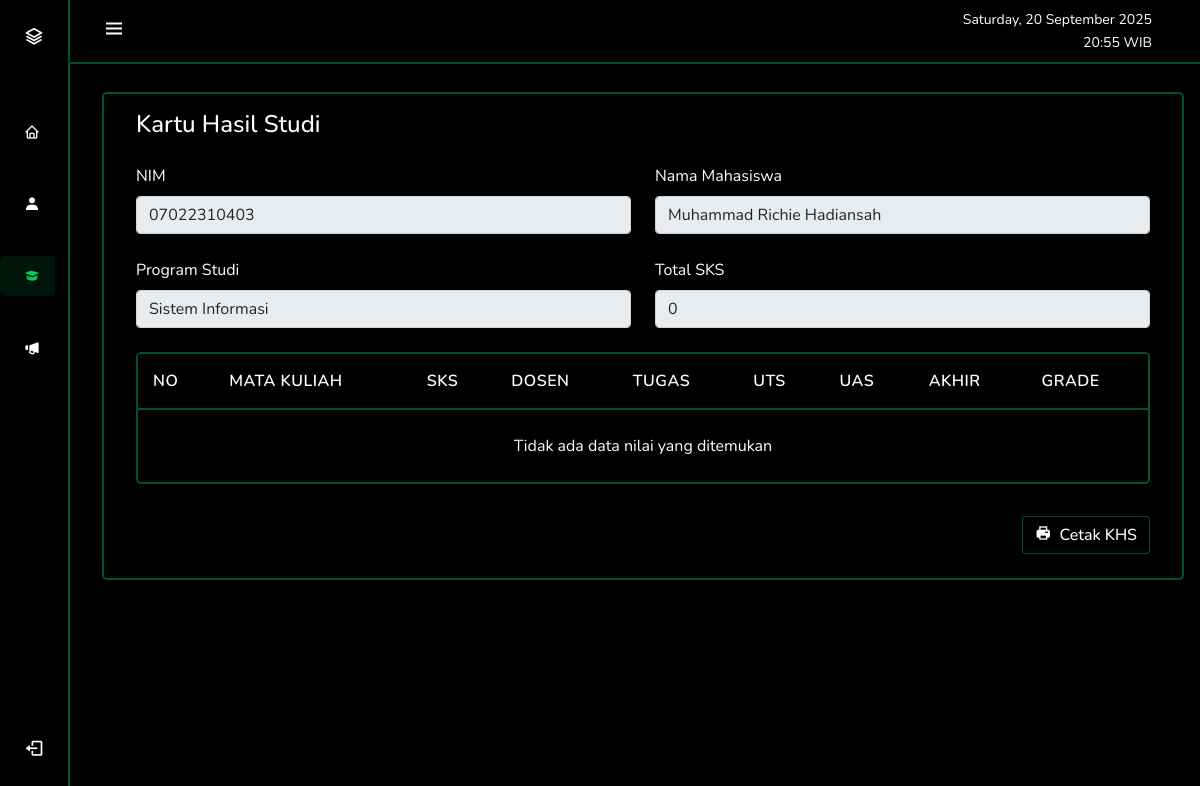
Screenshot of /views/mahasiswa/pages/khs.php (signed in) with the database file from the repository.
### tables this page shows
CREATE TABLE `mahasiswa` (
  `id` int(11) NOT NULL,
  `nim` varchar(20) NOT NULL,
  `nama` varchar(100) NOT NULL,
  `prodi` varchar(10) NOT NULL,
  `alamat` text DEFAULT NULL,
  `nohp` varchar(15) DEFAULT NULL,
  `email` varchar(100) DEFAULT NULL,
  `user_id` int(11) DEFAULT NULL,
  `foto_profil` varchar(255) DEFAULT NULL,
  `semester_aktif` int(11) DEFAULT 1 COMMENT 'Semester aktif mahasiswa'
);

CREATE TABLE `program_studi` (
  `kode_prodi` varchar(10) NOT NULL,
  `nama_prodi` varchar(100) NOT NULL,
  `fakultas` varchar(100) DEFAULT NULL
);

### views/mahasiswa/pages/khs.php (the view, shortened to what this page needs)
<?php
require_once __DIR__.'/../../../includes/config.php';
$user_id = $_SESSION['user_id'];
$mahasiswa_sql = "SELECT m.*, ps.nama_prodi
                  FROM mahasiswa m
                  LEFT JOIN program_studi ps ON m.prodi = ps.kode_prodi
                  WHERE m.user_id = ?";
$mahasiswa_stmt = $conn->prepare($mahasiswa_sql);
$mahasiswa_stmt->bind_param("i", $user_id);
$mahasiswa_stmt->execute();
$mahasiswa_result = $mahasiswa_stmt->get_result();
$mahasiswa_data = $mahasiswa_result->fetch_assoc();
$current_date = date('l, d F Y');
$current_time = date('H:i');
$page = isset($_GET['page']) ? (int)$_GET['page'] : 1;
$per_page = 10;
$offset = ($page - 1) * $per_page;
$filter_conditions = "dn.mahasiswa_id = ?";
$params = [$mahasiswa_data['id']];
$param_types = "i";
$count_sql = "SELECT COUNT(*)
              FROM data_nilai dn
              JOIN mahasiswa m ON dn.mahasiswa_id = m.id
              JOIN jadwal_kuliah j ON dn.jadwal_id = j.id
              JOIN matkul mk ON j.matkul_id = mk.id
              JOIN dosen d ON j.dosen_nip = d.nip
              WHERE $filter_conditions";
$count_stmt = $conn->prepare($count_sql);
$count_stmt->bind_param($param_types, ...$params);
$count_stmt->execute();
$count_stmt->bind_result($total_rows);
$sql = "SELECT dn.*,
               m.nim, m.nama AS nama_mahasiswa,
               mk.kode, mk.matakuliah, mk.sks,
               d.nama AS nama_dosen,
               j.hari, j.waktu_mulai, j.waktu_selesai
        FROM data_nilai dn
        JOIN mahasiswa m ON dn.mahasiswa_id = m.id
        JOIN jadwal_kuliah j ON dn.jadwal_id = j.id
        JOIN matkul mk ON j.matkul_id = mk.id
        JOIN dosen d ON j.dosen_nip = d.nip
        WHERE $filter_conditions
        ORDER BY dn.mahasiswa_id ASC
        LIMIT ?, ?";
$stmt = $conn->prepare($sql);
$params_pagination = $params;
$params_pagination[] = $offset;
$params_pagination[] = $per_page;
$param_types_pagination = $param_types . "ii";
$stmt->bind_param($param_types_pagination, ...$params_pagination);
$stmt->execute();
$result = $stmt->get_result();
$total_sks_query = "SELECT SUM(mk.sks) as total_sks
                   FROM data_nilai dn
                   JOIN jadwal_kuliah j ON dn.jadwal_id = j.id
                   JOIN matkul mk ON j.matkul_id = mk.id
                   WHERE dn.mahasiswa_id = ?";
$total_sks_stmt = $conn->prepare($total_sks_query);
$total_sks_params = [$mahasiswa_data['id']];
$total_sks_param_types = "i";
$total_sks_stmt->bind_param($total_sks_param_types, ...$total_sks_params);
$total_sks_stmt->execute();
$total_sks_result = $total_sks_stmt->get_result();
$total_sks_data = $total_sks_result->fetch_assoc();
$total_sks = $total_sks_data['total_sks'] ?? 0;
?>
<!DOCTYPE html>
<html lang="id">
<head>
    <link rel="stylesheet" href="https://cdn.jsdelivr.net/npm/bootstrap@5.0.0-beta1/dist/css/bootstrap.min.css" />
    <link rel="stylesheet" href="https://cdn.jsdelivr.net/npm/boxicons@latest/css/boxicons.min.css" />
    <link rel="stylesheet" href="https://cdnjs.cloudflare.com/ajax/libs/font-awesome/6.0.0-beta3/css/all.min.css" />
    <link rel="stylesheet" href="../../../css/style.css" />
    <link rel="stylesheet" href="../../../css/table.css" />
</head>
<body id="body-pd">
    <header class="header" id="header">
        <div class="header_toggle">
            <i class="bx bx-menu" id="header-toggle"></i>
        </div>
        <div class="d-flex align-items-center ms-auto">
            <div class="text-end me-3" style="color: white;">
                <small class="d-block"><?php echo $current_date; ?></small>
                <small><?php echo $current_time; ?> WIB</small>
            </div>
        </div>
    </header>
    <div class="l-navbar" id="nav-bar">
        <nav class="nav">
            <div>
                <a href="#" class="nav_logo">
                    <i class="bx bx-layer nav_logo-icon"></i>
                    <span class="nav_logo-name">UIN Sumatera Utara</span><br />
                </a>
                <div class="nav_list">
                    <a href="../../../views/mahasiswa/dashboard.php" class="nav_link">
                        <i class="bx bx-home"></i>
                    </a>
                    <a href="biodata.php" class="nav_link">
                        <i class="bx bxs-user"></i>
                    </a>
                    <div class="accordion-item bg-transparent border-0">
                        <a class="nav_link collapsed active" data-bs-toggle="collapse" href="#submenuAkademik" role="button" aria-expanded="false" aria-controls="submenuAkademik">
                            <i class="bx bxs-graduation"></i>
                        </a>
                    </div>
                    <a href="#" class="nav_link">
                        <i class="bx bxs-megaphone"></i>
                    </a>
                </div>
            </div>
            <a href="../../../logout.php" class="nav_link">
                <i class='bx bx-log-out nav_icon'></i>
            </a>
        </nav>
    </div>
    <main>
            <div class="card">
                <div class="card-header">
                    <h4 class="mb-0">Kartu Hasil Studi</h4>
                </div>
                <div class="card-body">
                    <div class="row mb-4">
                        <div class="col-md-6">
                            <label class="form-label">NIM</label>
                            <input type="text" class="form-control" value="<?php echo htmlspecialchars($mahasiswa_data['nim']); ?>" readonly>
                        </div>
                        <div class="col-md-6">
                            <label class="form-label">Nama Mahasiswa</label>
                            <input type="text" class="form-control" value="<?php echo htmlspecialchars($mahasiswa_data['nama']); ?>" readonly>
                        </div>
                    </div>
                    <div class="row mb-4">
                        <div class="col-md-6">
                            <label class="form-label">Program Studi</label>
                            <input type="text" class="form-control" value="<?php echo htmlspecialchars($mahasiswa_data['nama_prodi'] ?? 'Belum diset'); ?>" readonly>
                        </div>
                        <div class="col-md-6">
                            <label class="form-label">Total SKS</label>
                            <input type="text" class="form-control" value="<?php echo $total_sks; ?>" readonly>
                        </div>
                    </div>
                    <div class="table-data">
                        <table class="table-custom">
                            <thead>
                                <tr>
                                    <th>No</th>
                                    <th>Mata Kuliah</th>
                                    <th>SKS</th>
                                    <th>Dosen</th>
                                    <th>Tugas</th>
                                    <th>UTS</th>
                                    <th>UAS</th>
                                    <th>Akhir</th>
                                    <th>Grade</th>
                                </tr>
                            </thead>
                            <tbody>
                                <?php if ($result->num_rows > 0): ?>
                                    <?php $no = $offset + 1; ?>
                                    <?php while ($row = $result->fetch_assoc()): ?>
                                    <tr>
                                        <td><?php echo $no++; ?></td>
                                        <td>
                                            <strong><?php echo htmlspecialchars($row['kode'] . ' - ' . $row['matakuliah']); ?></strong><br>
                                            <small class="text-muted">
                                                <?php echo $row['hari']; ?> <?php echo date('H:i', strtotime($row['waktu_mulai'])); ?>-<?php echo date('H:i', strtotime($row['waktu_selesai'])); ?>
                                            </small>
                                        </td>
                                        <td><?php echo $row['sks']; ?></td>
                                        <td><?php echo htmlspecialchars($row['nama_dosen']); ?></td>
                                        <td><?php echo number_format($row['nilai_tugas'], 2); ?></td>
                                        <td><?php echo number_format($row['nilai_uts'], 2); ?></td>
                                        <td><?php echo number_format($row['nilai_uas'], 2); ?></td>
                                        <td><?php echo number_format($row['nilai_akhir'], 2); ?></td>
                                        <td class="
                                            <?php if ($row['nilai_akhir'] >= 85) echo 'grade-A';
                                            elseif ($row['nilai_akhir'] >= 80) echo 'grade-B';
                                            elseif ($row['nilai_akhir'] >= 75) echo 'grade-B';
                                            elseif ($row['nilai_akhir'] >= 70) echo 'grade-C';
                                            elseif ($row['nilai_akhir'] >= 65) echo 'grade-C';
                                            elseif ($row['nilai_akhir'] >= 60) echo 'grade-D';
                                            elseif ($row['nilai_akhir'] >= 55) echo 'grade-D';
                                            else echo 'grade-E'; ?>">
                                            <?php if ($row['nilai_akhir'] >= 85) echo 'A';
                                            elseif ($row['nilai_akhir'] >= 80) echo 'A-';
                                            elseif ($row['nilai_akhir'] >= 75) echo 'B+';
                                            elseif ($row['nilai_akhir'] >= 70) echo 'B';
                                            elseif ($row['nilai_akhir'] >= 65) echo 'B-';
                                            elseif ($row['nilai_akhir'] >= 60) echo 'C+';
                                            elseif ($row['nilai_akhir'] >= 55) echo 'C';
                                            elseif ($row['nilai_akhir'] >= 50) echo 'C-';
                                            elseif ($row['nilai_akhir'] >= 45) echo 'D';
                                            else echo 'E'; ?>
                                        </td>
                                    </tr>
                                        <?php endwhile; ?>
                                        <?php else: ?>
                                    <tr>
                                        <td colspan="9" class="text-center py-4">Tidak ada data nilai yang ditemukan</td>
                                    </tr>
                                        <?php endif; ?>
                                </tbody>
                            </table>
                        </div>
                    <div class="text-end mt-4">
                        <button class="btn btn-success" onclick="window.print()">
                            <i class="bx bxs-printer me-1"></i> Cetak KHS
                        </button>
                    </div>
            </div>
        </div>
</main>
    </body>
</html>

### css/style.css (style rules this page uses)
:root { --header-height: 3rem; --nav-width: 70px; --body-font: "Nunito", sans-serif; --normal-font-size: 1rem; --z-fixed: 100; }
body { position: relative; margin: var(--header-height) 0 0 0; padding: 0 1rem; font-family: var(--body-font); font-size: var(--normal-font-size); background-color: black; color: #f5f5f5; transition: 0.5s; overflow-x: hidden; }
a { text-decoration: none; }
.header { width: 100%; height: var(--header-height); position: fixed; top: 0; left: 0; display: flex; align-items: center; justify-content: space-between; padding: 0 1rem; background-color: rgb(0, 0, 0); border-bottom: 2px solid #00cc6666; z-index: var(--z-fixed); transition: 0.5s; }
.header_toggle { color: rgb(255, 255, 255); font-size: 1.5rem; cursor: pointer; }
.header_toggle::after { margin-left: 150px; }
.l-navbar { position: fixed; top: 0; left: -30%; width: var(--nav-width); height: 100vh; background-color: black; padding: 0.5rem 0.5rem 0 0; transition: 0.5s; z-index: var(--z-fixed); border-right: 2px solid #00cc6666; }
.nav { height: 100%; display: flex; flex-direction: column; justify-content: space-between; overflow: hidden; }
.nav_logo, .nav_link { display: grid; grid-template-columns: max-content max-content; align-items: center; column-gap: 1rem; padding: 0.5rem 0 0.5rem 1.5rem; color: #ffffff; }
.nav_logo { margin-bottom: 2rem; }
.nav_logo-icon { font-size: 1.25rem; color: rgb(255, 255, 255); }
.nav_link { position: relative; color: rgb(255, 255, 255); margin-bottom: 2rem; transition: 0.3s; border-radius: 5px; }
.nav_icon { font-size: 1.25rem; }
.active { color: #00cc66; background-color: #00cc661a; border-radius: 5px; transition: all 0.3s ease-in-out; }
.active::before { display: block; background-color: #00cc6666; }
main { margin-top: 5.75rem !important; }
.card { display: flex; justify-content: space-between; align-items: left; padding: 0.5rem 1rem; background-color: #000000; border-radius: 5px; color: #ffffff; text-align: left; position: relative; flex-direction: column; min-width: 0; word-wrap: break-word; background-clip: border-box; border: 2px solid #00cc6666; }
@media screen and (min-width: 768px) { body { margin: calc(var(--header-height) + 1rem) 0 0 0; padding-left: calc(var(--nav-width) + 2rem); } }
@media screen and (min-width: 768px) { .header { height: calc(var(--header-height) + 1rem); padding: 0 2rem 0 calc(var(--nav-width) + 2rem); } }
@media screen and (min-width: 768px) { .l-navbar { left: 0; padding: 1rem 0.8rem 0 0; } }

### css/table.css (style rules this page uses)
.table-custom { width: 100%; border-collapse: separate; border-spacing: 0; background-color: #000000; border-radius: 5px; color: #ffffff; text-align: left; margin-bottom: 2rem; background-clip: border-box; border: 2px solid #00cc6666; overflow: hidden; }
.table-custom thead { background-color: #000000; }
.table-custom thead th { color: #ffffff; border-bottom: 2px solid #00cc6666; font-weight: 600; text-transform: uppercase; font-size: 1rem; letter-spacing: 0.5px; }
.table-custom th, .table-custom td { padding: 15px; }
.table-custom tbody tr { transition: all 0.2s ease; }
.table-custom tbody tr:last-child td { border-bottom: none; }
.btn { display: inline-block; font-weight: 500; text-align: center; white-space: nowrap; vertical-align: middle; user-select: none; border: 1px solid transparent; padding: 0.375rem 0.75rem; font-size: 1rem; line-height: 1.5; border-radius: 0.25rem; transition: all 0.15s ease-in-out; cursor: pointer; }
.btn-success { color: #fff; background-color: #000000; border-color: #00cc6666; }

### rows the page displays
mahasiswa: nim "07022310403", nama "Muhammad Richie Hadiansah", prodi.nama_prodi "Sistem Informasi"
